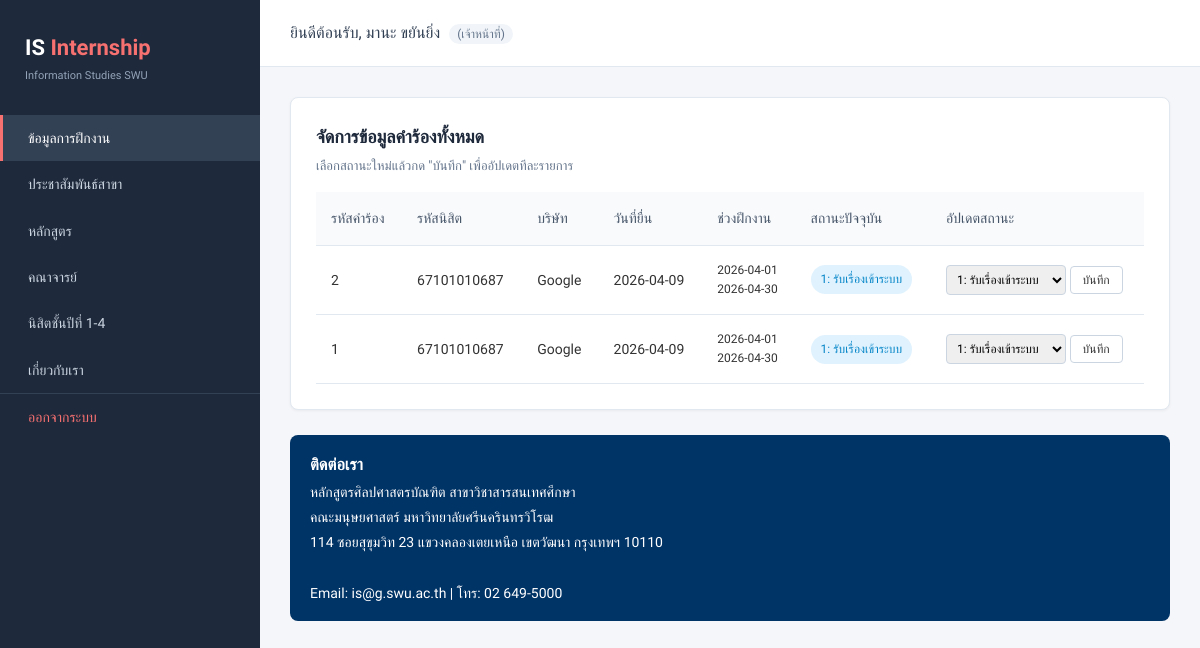
Screenshot of /home.php (signed in) with the database file from the repository.
### tables this page shows
CREATE TABLE `request` (
  `req_id` int(11) NOT NULL AUTO_INCREMENT,
  `stu_id` varchar(20) DEFAULT NULL,
  `com_name` varchar(200) DEFAULT NULL,
  `req_date` date DEFAULT NULL,
  `start_date` date DEFAULT NULL,
  `end_date` date DEFAULT NULL,
  `status_now` int(11) DEFAULT 1,
  PRIMARY KEY (`req_id`),
  KEY `request_student_FK` (`stu_id`),
  CONSTRAINT `request_student_FK` FOREIGN KEY (`stu_id`) REFERENCES `student` (`stu_id`) ON DELETE SET NULL ON UPDATE CASCADE
);

### includes/config.php (called while the page is built, shortened)
<?php
$statusMap = array(
    1 => array('th' => '1: รับเรื่องเข้าระบบ', 'option' => '1: รับเรื่องเข้าระบบ', 'class' => 'status-1'),
    2 => array('th' => '2: อาจารย์อนุมัติ', 'option' => '2: อ.ที่ปรึกษาอนุมัติ', 'class' => 'status-2'),
    3 => array('th' => '3: ออกใบส่งตัวแล้ว', 'option' => '3: ออกใบส่งตัวแล้ว', 'class' => 'status-3'),
    4 => array('th' => '4: ฝึกงานเสร็จสิ้น', 'option' => '4: ฝึกงานเสร็จสิ้น', 'class' => 'status-4'),
    9 => array('th' => '5: ยกเลิกเอกสาร', 'option' => '5: ยกเลิก', 'class' => 'status-5'),
);

### pages/internship.php (the view, shortened to what this page needs)
<?php if (currentUserRole() === 'student'): ?>
    <div class="card">
        <div class="card-header-flex">
            <div>
                <h4>สถานะการฝึกงานของคุณ</h4>
                <p class="text-muted">ตรวจสอบความคืบหน้าแบบ Real-time</p>
            </div>
            <a href="<?php echo e(homeUrl(array('page' => 'request_form'))); ?>" class="btn-action primary"><?php echo e(t('btn_submit')); ?></a>
        </div>
        <table class="data-table">
            <thead>
                <tr>
                    <th>รหัสคำร้อง</th>
                    <th>บริษัท / สถานประกอบการ</th>
                    <th>วันที่เริ่ม</th>
                    <th>วันที่สิ้นสุด</th>
                    <th>วันที่ยื่น</th>
                    <th>สถานะ</th>
                </tr>
            </thead>
            <tbody>
                <?php if (!empty($studentRequests)): ?>
                    <?php foreach ($studentRequests as $request): ?>
                        <tr>
                            <td><?php echo e($request['req_id']); ?></td>
                            <td><?php echo e($request['com_name'] ?? '-'); ?></td>
                            <td><?php echo e($request['start_date'] ?? '-'); ?></td>
                            <td><?php echo e($request['end_date'] ?? '-'); ?></td>
                            <td><?php echo e($request['req_date']); ?></td>
                            <td><?php echo getStatusBadge($request['status_now']); ?></td>
                        </tr>
                    <?php endforeach; ?>
                <?php else: ?>
                    <tr>
                        <td colspan="6" class="text-center empty-state">ยังไม่มีข้อมูลคำร้องในระบบ</td>
                    </tr>
                <?php endif; ?>
            </tbody>
        </table>
    </div>
    <?php require __DIR__ . '/../includes/contact-footer.php'; ?>
<?php elseif (currentUserRole() === 'staff'): ?>
    <div class="card">
        <h4>จัดการข้อมูลคำร้องทั้งหมด</h4>
        <p class="text-muted">เลือกสถานะใหม่แล้วกด "บันทึก" เพื่ออัปเดตทีละรายการ</p>
        <table class="data-table">
            <thead>
                <tr>
                    <th>รหัสคำร้อง</th>
                    <th>รหัสนิสิต</th>
                    <th>บริษัท</th>
                    <th>วันที่ยื่น</th>
                    <th>ช่วงฝึกงาน</th>
                    <th>สถานะปัจจุบัน</th>
                    <th>อัปเดตสถานะ</th>
                </tr>
            </thead>
            <tbody>
                <?php if (!empty($requestRows)): ?>
                    <?php foreach ($requestRows as $row): ?>
                        <tr>
                            <td><?php echo e($row['req_id']); ?></td>
                            <td><?php echo e($row['stu_id']); ?></td>
                            <td><?php echo e($row['com_name'] ?? '-'); ?></td>
                            <td><?php echo e($row['req_date']); ?></td>
                            <td style="font-size: 12px;">
                                <?php echo e($row['start_date'] ?? '-'); ?><br>
                                <?php echo e($row['end_date'] ?? '-'); ?>
                            </td>
                            <td><?php echo getStatusBadge($row['status_now']); ?></td>
                            <td>
                                <form method="POST" action="<?php echo e(homeUrl(array('page' => 'internship'))); ?>" class="inline-form">
                                    <select name="new_status" class="status-dropdown">
                                        <?php foreach (getStatusOptions() as $statusCode => $statusData): ?>
                                            <option value="<?php echo e((string) $statusCode); ?>" <?php echo (int) $row['status_now'] === (int) $statusCode ? 'selected' : ''; ?>>
                                                <?php echo e(statusOptionLabel($statusData)); ?>
                                            </option>
                                        <?php endforeach; ?>
                                    </select>
                                    <button type="submit" name="update_status" class="btn-small save-btn">บันทึก</button>
                                </form>
                            </td>
                        </tr>
                    <?php endforeach; ?>
                <?php else: ?>
                    <tr>
                        <td colspan="7" class="text-center empty-state">ไม่มีข้อมูลในระบบ</td>
                    </tr>
                <?php endif; ?>
            </tbody>
        </table>
    </div>
    <?php require __DIR__ . '/../includes/contact-footer.php'; ?>
<?php endif; ?>

### includes/functions.php (shortened to what this page needs)
<?php
function e($value)
{
    return htmlspecialchars((string) $value, ENT_QUOTES, 'UTF-8');
}
function homeUrl(array $params = array())
{
    $query = http_build_query($params);
    return 'home.php' . ($query !== '' ? '?' . $query : '');
}
function currentUserRole()
{
    return $_SESSION['role'] ?? null;
}
function getStatusBadge($statusCode)
{
    global $statusMap;
    $statusCode = (int) $statusCode;
    $status = $statusMap[$statusCode];
    return "<span class='badge-status {$status['class']}'>" . e($status['th']) . '</span>';
}
function statusOptionLabel(array $statusData)
{
    return $statusData['option'] ?? $statusData['th'];
}
function getStatusOptions()
{
    global $statusMap;
    return $statusMap;
}
function fetchRows($result)
{
    return $result->fetch_all(MYSQLI_ASSOC);
}
function fetchAllRequests(mysqli $connection)
{
    $result = $connection->query('SELECT * FROM request ORDER BY req_id DESC');
    return fetchRows($result);
}

### assets/css/deco.css (style rules this page uses)
* { box-sizing: border-box; margin: 0; padding: 0; }
body { font-family: 'Prompt', sans-serif; background: #f4f6f9; color: #333; line-height: 1.6; }
.card { background: #fff; border-radius: 8px; padding: 25px; box-shadow: 0 1px 3px rgba(0,0,0,0.05); margin-bottom: 25px; border: 1px solid #e2e8f0; }
.card h4 { font-size: 18px; color: #1e293b; margin-bottom: 5px; font-weight: 600; }
.text-muted { color: #64748b; font-size: 13px; }
.data-table { width: 100%; border-collapse: collapse; margin-top: 15px; font-size: 14px; }
.data-table th, .data-table td { padding: 15px; text-align: left; border-bottom: 1px solid #e2e8f0; }
.data-table th { background: #f8fafc; color: #475569; font-weight: 500; }
.badge-status { padding: 5px 10px; border-radius: 20px; font-size: 12px; font-weight: 500; display: inline-block; }
.status-1 { background-color: #e0f2fe; color: #0284c7; }
.btn-small { padding: 6px 12px; border: 1px solid #cbd5e1; border-radius: 4px; background: #fff; cursor: pointer; font-family: 'Prompt'; font-size: 12px; text-decoration: none; color: #333; }
.status-dropdown { padding: 6px; border-radius: 4px; border: 1px solid #cbd5e1; font-family: 'Prompt'; font-size: 12px; }

### assets/css/home.css (style rules this page uses)
.inline-form { display: inline; }

### rows the page displays
request: req_id "2", stu "67101010687", com_name "Google", req_date "2026-04-09", start_date "2026-04-01", end_date "2026-04-30", status_now "1: รับเรื่องเข้าระบบ"
request: req_id "1", stu "67101010687", com_name "Google", req_date "2026-04-09", start_date "2026-04-01", end_date "2026-04-30", status_now "1: รับเรื่องเข้าระบบ"

### other values shown
t($labelKey) "ข้อมูลการฝึกงาน"
t($labelKey) "ประชาสัมพันธ์สาขา"
t($labelKey) "หลักสูตร"
t($labelKey) "คณาจารย์"
t($labelKey) "นิสิตชั้นปีที่ 1-4"
t($labelKey) "เกี่ยวกับเรา"
t('logout') "ออกจากระบบ"
t('welcome') "ยินดีต้อนรับ"
currentUserName() "มานะ ขยันยิ่ง"
t('role_' . currentUserRole()) "เจ้าหน้าที่"
$contact['title'] "ติดต่อเรา"
$line "หลักสูตรศิลปศาสตรบัณฑิต สาขาวิชาสารสนเทศศึกษา"
$line "คณะมนุษยศาสตร์ มหาวิทยาลัยศรีนครินทรวิโรฒ"
$line "114 ซอยสุขุมวิท 23 แขวงคลองเตยเหนือ เขตวัฒนา กรุงเทพฯ 10110"
$contact['meta'] "Email: is@g.swu.ac.th | โทร: 02 649-5000"
